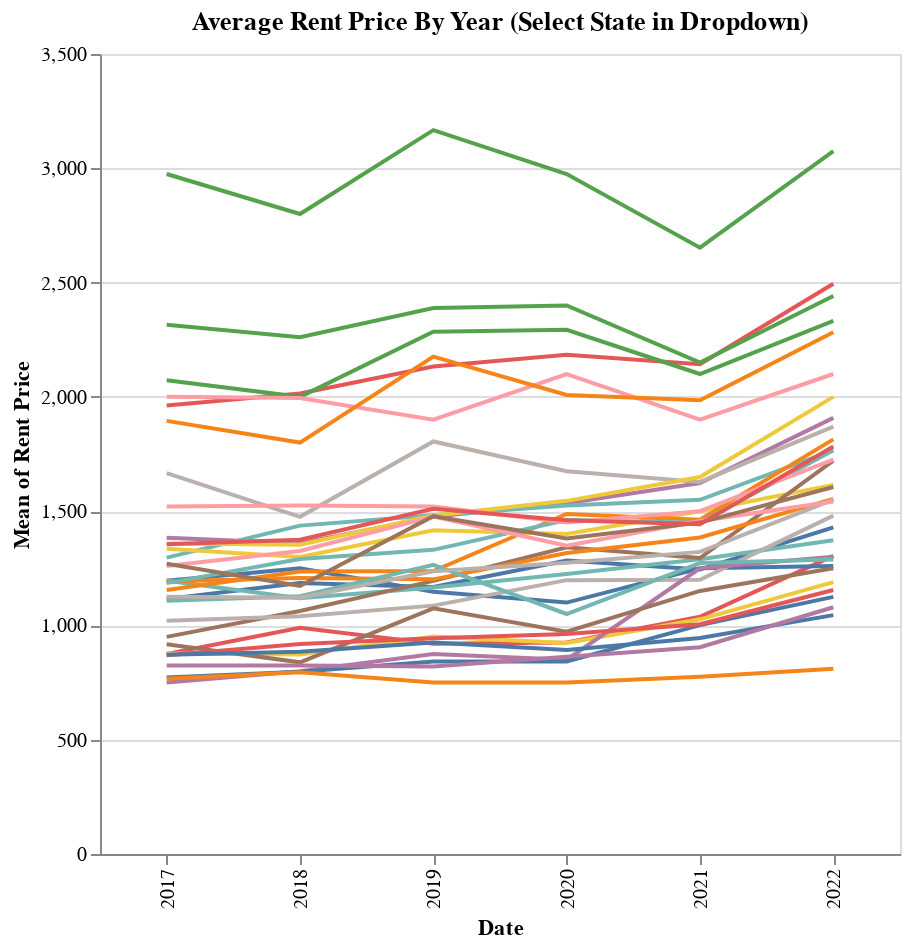

Write notebook code for a chart like this one.
### Code cell
#Create Graph For average Rent Increase based on the major Metro Areas of Each State
dropdown=alt.binding_select(options=clean_data['State'].unique(), name="Select a State")
selection=alt.selection(type="single", fields=['State'], bind=dropdown)

V1=alt.Chart(clean_data).mark_line().encode(
    x='Date',
    y=alt.Y('mean(Rent Price):Q'),
    color=alt.Color('State', legend=None),
    #tooltip=['State','mean(Rent_Price)'],
    opacity=alt.condition(selection,alt.value(1),alt.value(0))
).add_selection(selection).properties(width=400, height=400, title='Average Rent Price By Year (Select State in Dropdown)')

V1

### Figure 1 — Vega-Lite specification as saved in the notebook (floating-point values rounded to 4 significant figures; data arrays with more than 128 entries replaced by an {"elided": "..."} marker saying what was removed)
{"config": {"view": {"continuousWidth": 400, "continuousHeight": 300}}, "data": {"name": "data-a9a37e4dc7d07a927ea3e44617c9fe7f"}, "mark": "line", "encoding": {"color": {"type": "nominal", "field": "State", "legend": null}, "opacity": {"condition": {"value": 1, "selection": "selector114"}, "value": 0}, "x": {"type": "nominal", "field": "Date"}, "y": {"type": "quantitative", "aggregate": "mean", "field": "Rent Price"}}, "height": 400, "selection": {"selector114": {"type": "single", "fields": ["State"], "bind": {"input": "select", "options": [" NM", " CA", " AK", " TX", " GA", " CO", " MD", " LA", " ID", " MA", " NY", " AZ", " NC", " VA", " IL", " OH", " MI", " IN", " NV", " HI", " FL", " NJ", " MO", " KY", " NE", " WI", " TN", " MN", " OK", " PA", " OR", " WA", " DC", " KS"], "name": "Select a State"}}}, "title": "Average Rent Price By Year (Select State in Dropdown)", "width": 400, "$schema": "https://vega.github.io/schema/vega-lite/v4.8.1.json", "datasets": {"data-a9a37e4dc7d07a927ea3e44617c9fe7f": {"elided": "594 records"}}}
